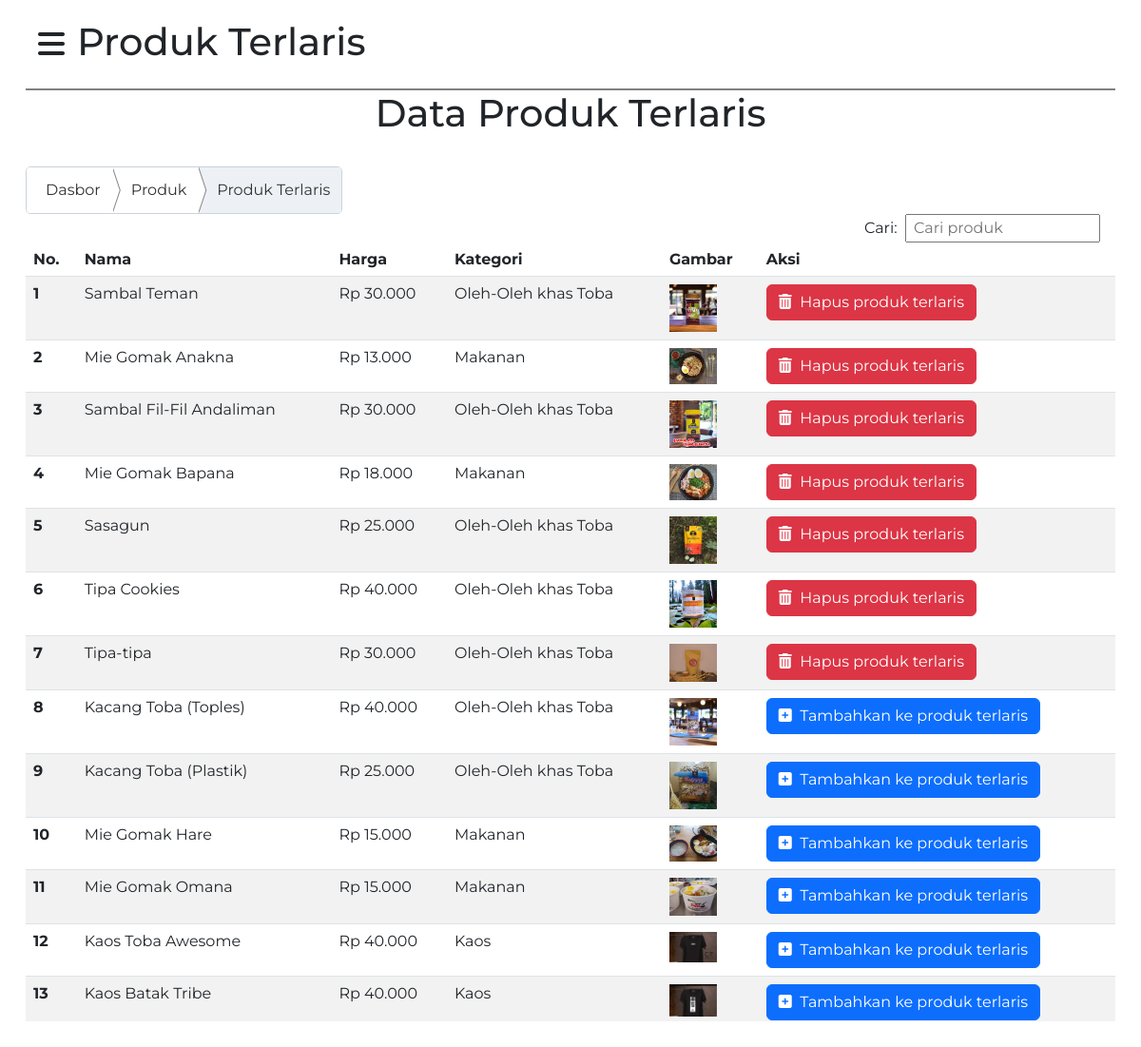
The page /admin/produk_terlaris.php (signed in) on the database its author committed.
### tables this page shows
CREATE TABLE `produk` (
  `id` INT(11) NOT NULL,
  `kategori_id` INT(11) NOT NULL,
  `nama` VARCHAR(255) NOT NULL,
  `harga` DOUBLE NOT NULL,
  `foto` TEXT DEFAULT NULL,
  `detail` TEXT DEFAULT NULL
);

CREATE TABLE `kategori` (
  `id_kategori` INT(11) NOT NULL,
  `nama_kategori` VARCHAR(100) NOT NULL,
  `gambar_kategori` VARCHAR(200) NOT NULL
);

### admin/produk_terlaris.php (the view, shortened to what this page needs)
<?php    include('config.php');
    $q_produk   = mysqli_query($koneksi, "SELECT * FROM produk p INNER JOIN kategori k ON p.kategori_id = k.id_kategori LEFT JOIN produk_terlaris pt ON p.id = pt.id_produk ORDER BY id_produk_terlaris DESC");
    ?>
<?php include('sidebar.php'); ?>
<h1>Produk Terlaris</h1>
                            </div>
                            <center>
                                <h1 class="title">Data Produk Terlaris</h1>
                                <br>
                            </center>
                            <div class="konten-produk">
                            <table class="table caption-top table-striped " style="dispay:flex;">
                            <nav class="breadcrumbs">
  <a href="index.php" class="breadcrumbs__item">Dasbor</a>
  <a href="produk.php" class="breadcrumbs__item">Produk</a>
  <a href="#cart" class="breadcrumbs__item is-active">Produk Terlaris</a>
</nav>
                            <div class="atas_tabel" style="display:flex; justify-content: flex-end;"  >
                                <div class="cari">
                                    Cari:&nbsp;
                                    <input type="text" class="pencarian" id="cari_produk" placeholder="Cari produk">
                                </div>
                                </div>
                                <thead>
                                    <tr>
                                        <th scope="col">No.</th>
                                        <th scope="col">Nama</th>
                                        <th scope="col">Harga</th>
                                        <th scope="col">Kategori</th>
                                        <th scope="col">Gambar</th>
                                        <th scope="col">Aksi</th>
                                    </tr>
                                </thead>
                                <tbody>
                                    <?php
                                        $i = 0;
                                        while($produk = mysqli_fetch_assoc($q_produk)){
                                            $i++; ?>
                                        <tr>
                                        <th><?= $i; ?></th>
                                        <td><?= $produk['nama']; ?></td>
                                        <td><?= "Rp ". number_format($produk['harga'], 0, ',', '.');; ?></td>
                                        <td><?= $produk['nama_kategori']; ?></td>
                                        <td><img src="../image/<?=$produk['foto']; ?>" alt="$produk['foto']; ?>" class="foto"></td>
                                        <td>
                                        <div style="display:flex; align-items: center;">
                                        <?php if (empty($produk['id_produk_terlaris'])) { ?>
                                            <a href="tambahprodukterlaris.php?id=<?=$produk['id']; ?>" class="btn btn-primary btn-tambah" id="tprodukterlaris" ><i class="fa solid fa-square-plus"></i>&nbsp; Tambahkan ke produk terlaris</a>
                                        <?php }else{ ?>
                                            <a href="hapusprodukterlaris.php?id=<?=$produk['id']; ?>" class="btn btn-danger btn-hapus" id="hprodukterlaris" ><i class="fas fa-trash-can"></i>&nbsp; Hapus produk terlaris</a>
                                        <?php } ?>
                                        </div>
                                        </td>
                                        </div>
                                    </tr>
                                    <?php    }
                                    ?>
    </body>
    </html>

### admin/css_admin.css (style rules this page uses)
* { font-family: 'Montserrat', sans-serif; }
.atasan h1 { margin-top: 0.4vh; }
.atas_tabel { display: flex; justify-content: space-between; align-items: center; padding-inline: 1rem; }
.atas_tabel input { padding-left: 7px; }
.konten-produk { height: 73vh; overflow-y: scroll; }
.breadcrumbs { border: 1px solid #cbd2d9; border-radius: 0.3rem; display: inline-flex; overflow: hidden; }
.breadcrumbs__item { background: #fff; color: #333; outline: none; padding: 0.75em 0.75em 0.75em 1.25em; position: relative; text-decoration: none; transition: background 0.2s linear; }
.breadcrumbs__item:after, .breadcrumbs__item:before { background: white; bottom: 0; clip-path: polygon(50% 50%, -50% -50%, 0 100%); content: ""; left: 100%; position: absolute; top: 0; transition: background 0.2s linear; width: 1em; z-index: 1; }
.breadcrumbs__item:before { background: grey; margin-left: 1px; }
.breadcrumbs__item:last-child { border-right: none; }
.breadcrumbs__item.is-active { background: #edf1f5; }

### admin/produk_terlaris.php (style rules this page uses)
.breadcrumbs { border: 1px solid #cbd2d9; border-radius: 0.3rem; display: inline-flex; overflow: hidden; }
.breadcrumbs__item { background: #fff; color: #333; outline: none; padding: 0.75em 0.75em 0.75em 1.25em; position: relative; text-decoration: none; transition: background 0.2s linear; }
.breadcrumbs__item:after, .breadcrumbs__item:before { background: white; bottom: 0; clip-path: polygon(50% 50%, -50% -50%, 0 100%); content: ""; left: 100%; position: absolute; top: 0; transition: background 0.2s linear; width: 1em; z-index: 1; }
.breadcrumbs__item:before { background: grey; margin-left: 1px; }
.breadcrumbs__item:last-child { border-right: none; }
.breadcrumbs__item.is-active { background: #edf1f5; }
a { text-decoration: none; }
.foto { width: 50px; }

### rows shown on the page
produk: nama "Sambal Teman", harga "30.000", kategori.nama_kategori "Oleh-Oleh khas Toba", foto (picture)
produk: nama "Mie Gomak Anakna", harga "13.000", kategori.nama_kategori "Makanan", foto (picture)
produk: nama "Sambal Fil-Fil Andaliman", harga "30.000", kategori.nama_kategori "Oleh-Oleh khas Toba", foto (picture)
produk: nama "Mie Gomak Bapana", harga "18.000", kategori.nama_kategori "Makanan", foto (picture)
produk: nama "Sasagun", harga "25.000", kategori.nama_kategori "Oleh-Oleh khas Toba", foto (picture)
produk: nama "Tipa Cookies", harga "40.000", kategori.nama_kategori "Oleh-Oleh khas Toba", foto (picture)
produk: nama "Tipa-tipa", harga "30.000", kategori.nama_kategori "Oleh-Oleh khas Toba", foto (picture)
produk: nama "Kacang Toba (Toples)", harga "40.000", kategori.nama_kategori "Oleh-Oleh khas Toba", foto (picture)
produk: nama "Kacang Toba (Plastik)", harga "25.000", kategori.nama_kategori "Oleh-Oleh khas Toba", foto (picture)
produk: nama "Mie Gomak Hare", harga "15.000", kategori.nama_kategori "Makanan", foto (picture)
produk: nama "Mie Gomak Omana", harga "15.000", kategori.nama_kategori "Makanan", foto (picture)
produk: nama "Kaos Toba Awesome", harga "40.000", kategori.nama_kategori "Kaos", foto (picture)
produk: nama "Kaos Batak Tribe", harga "40.000", kategori.nama_kategori "Kaos", foto (picture)
